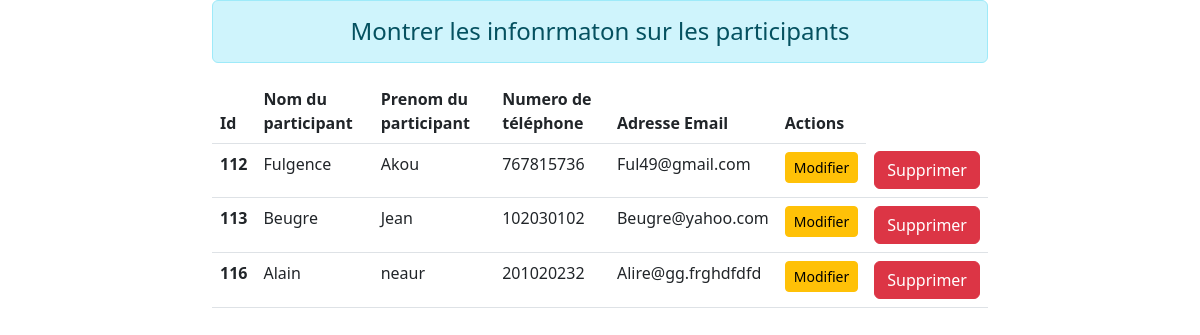
Page /liste on the committed database.
### ListePart/models.py (models this page shows)
class User(models.Model):
    nom = models.CharField(max_length=128)
    prénom = models.CharField(max_length=128)
    numéro = models.IntegerField()
    adresse_email = models.CharField(max_length=250)

### ListePart/views.py (the view)
# urls.py: path('liste', liste, name='liste'),
def liste(request):
    if request.method == 'POST':
        fm = ParticipantResgistration(request.POST)
        if fm.is_valid():
            nm = fm.cleaned_data['nom']
            pnm = fm.cleaned_data['prénom']
            nme = fm.cleaned_data['numéro']
            mail = fm.cleaned_data['adresse_email']
            reg = User(nom = nm, prénom = pnm, numéro = nme, adresse_email = mail)
            reg.save()
            fm = ParticipantResgistration()
    else:
        fm = ParticipantResgistration()
    stud = User.objects.all()
    return render(request, 'store/liste.html', context={'form':fm, 'stu':stud})

### ListePart/forms.py
class ParticipantResgistration(forms.ModelForm):
    class Meta:
        model = User
        fields = ['nom', 'prénom', 'numéro', 'adresse_email']
        widgets = {
            'nom': forms.TextInput(attrs={'class': 'form-control'}),
            'prénom': forms.TextInput(attrs={'class': 'form-control'}),
            'numéro': forms.NumberInput(attrs={'class': 'form-control'}),
            'adresse_email': forms.EmailInput(attrs={'class': 'form-control'}),
        }

### ListePart/templates/store/liste.html (shortened to what this page needs)
<!doctype html>
<html lang="fr">
  <head>
    <link href="https://cdn.jsdelivr.net/npm/bootstrap@5.3.0-alpha1/dist/css/bootstrap.min.css" rel="stylesheet">
  </head>
  <body>
    <div class=" container col-sm-8">
        <h4 class="text-center alert alert alert-info"> Montrer les infonrmaton sur les participants</h4>
        {% if stu %}
        <table class="table table-hover">
            <thead>
              <tr>
                <th scope="col">Id</th>
                <th scope="col">Nom du participant</th>
                <th scope="col">Prenom du participant</th>
                <th scope="col">Numero de téléphone</th>
                <th scope="col">Adresse Email</th>
                <th scope="col">Actions</th>
              </tr>
            </thead>
            <tbody>
                {% for st in stu %}
              <tr>
                <th scope="row">{{st.id}}</th>
                <td>{{st.nom}}</td>
                <td>{{st.prénom}}</td>
                <td>{{st.numéro}}</td>
                <td>{{st.adresse_email}}</td>
                    <td> <a href="{% url 'updatedata' st.id %}" class="btn btn-warning btn-sm">Modifier</a></td>
                    <td><form action="{% url 'deletedata' st.id %}" method="post"> {% csrf_token %}
                        <input type="submit" class="btn btn-danger" value="Supprimer">
                    </form></td>
              </tr>
                {% endfor %}
            </tbody>
          </table>
        {% else %}
        <h4 class="text-center alert alert-warning">Pas d'enregistrement</h4>
        {% endif %}
    </div>
  </body>
</html>

### rows in the picture
User: id "112", nom "Fulgence", prénom "Akou", numéro "767815736", adresse_email "Ful49@gmail.com"
User: id "113", nom "Beugre", prénom "Jean", numéro "102030102", adresse_email "Beugre@yahoo.com"
User: id "116", nom "Alain", prénom "neaur", numéro "201020232", adresse_email "Alire@gg.frghdfdfd"
